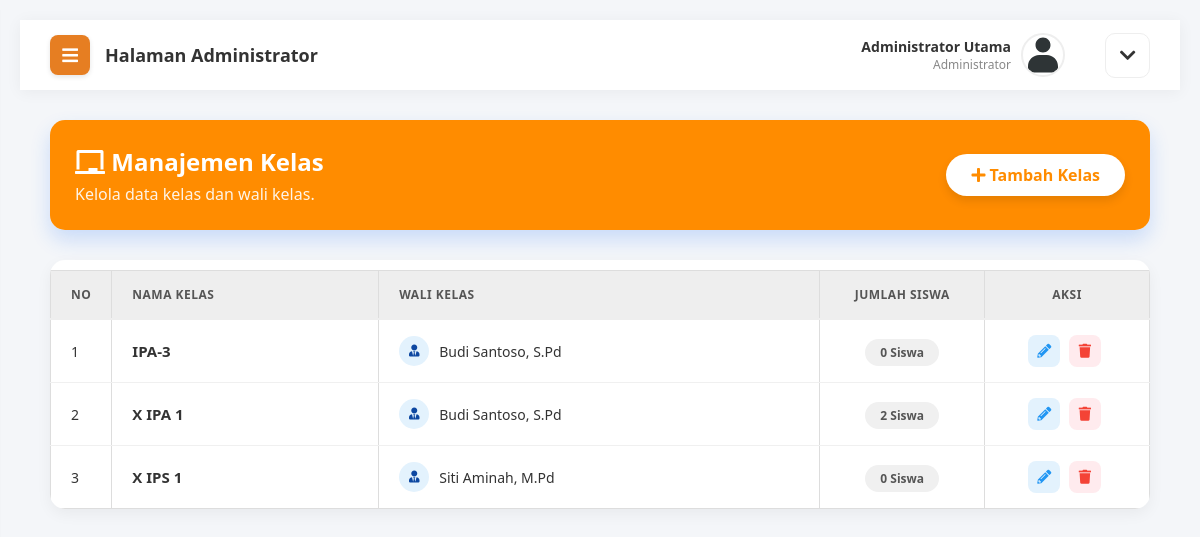
/admin/kelas.php (signed in), run on an earlier commit of the app's database.
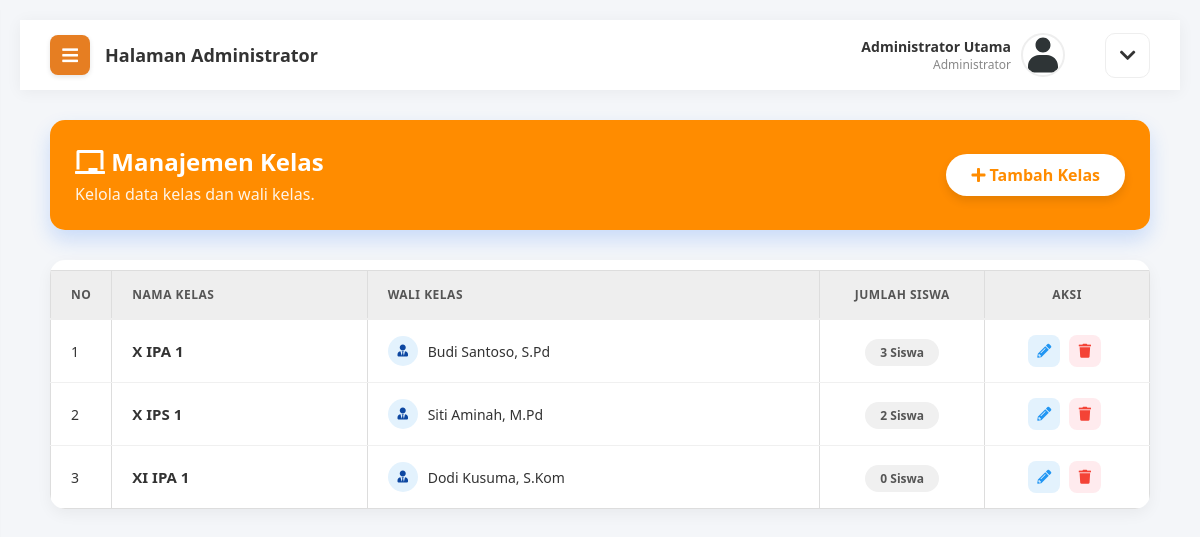
And on a later commit of the database.
### tables this page shows
CREATE TABLE `kelas` (
  `id_kelas` int(11) NOT NULL,
  `nama_kelas` varchar(20) NOT NULL,
  `wali_kelas_id` int(11) DEFAULT NULL
);

CREATE TABLE `users` (
  `id_user` int(11) NOT NULL,
  `username` varchar(50) NOT NULL,
  `password` varchar(255) NOT NULL,
  `nama_lengkap` varchar(100) NOT NULL,
  `email` varchar(100) DEFAULT NULL,
  `role` enum('admin','guru','siswa') NOT NULL,
  `foto_profil` varchar(255) DEFAULT 'default.jpg',
  `created_at` timestamp NOT NULL DEFAULT current_timestamp()
);

### admin/kelas.php (the view, shortened to what this page needs)
<?php include 'header.php'; ?>
<div class="welcome-banner" style="background: linear-gradient(to right, #FF8C00, #FF8C00); color: white; padding: 25px; border-radius: 15px; margin-bottom: 30px; box-shadow: 0 10px 20px rgba(37, 117, 252, 0.2); display: flex; justify-content: space-between; align-items: center;">
    <div>
        <h2 style="margin: 0; font-size: 24px;"><i class="fas fa-chalkboard"></i> Manajemen Kelas</h2>
        <p style="margin: 5px 0 0 0; opacity: 0.9;">Kelola data kelas dan wali kelas.</p>
    </div>
    <a href="kelas_tambah.php" class="btn-add" style="background: white; color: #FF8C00; padding: 10px 25px; border-radius: 30px; text-decoration: none; font-weight: bold; box-shadow: 0 5px 10px rgba(0,0,0,0.1); transition: 0.3s;">
        <i class="fas fa-plus"></i> Tambah Kelas
    </a>
</div>
<div class="table-responsive">
    <table class="table-modern">
        <thead>
            <tr>
                <th width="5%">No</th>
                <th>Nama Kelas</th>
                <th>Wali Kelas</th>
                <th width="15%" style="text-align: center;">Jumlah Siswa</th>
                <th width="15%" style="text-align: center;">Aksi</th>
            </tr>
        </thead>
        <tbody>
            <?php
            $no = 1;
            $query = "SELECT kelas.*, users.nama_lengkap
                      FROM kelas
                      LEFT JOIN users ON kelas.wali_kelas_id = users.id_user
                      ORDER BY kelas.nama_kelas ASC";
            $result = mysqli_query($koneksi, $query);
            while($d = mysqli_fetch_array($result)){
                $id_kelas = $d['id_kelas'];
                $q_jml = mysqli_query($koneksi, "SELECT COUNT(*) as total FROM siswa_detail WHERE kelas_id='$id_kelas'");
                $jml = mysqli_fetch_assoc($q_jml);
            ?>
            <tr>
                <td><?php echo $no++; ?></td>
                <td>
                    <span style="font-weight: 700; color: #333; font-size: 15px;"><?php echo $d['nama_kelas']; ?></span>
                </td>
                <td>
                    <?php if($d['nama_lengkap']) { ?>
                        <div style="display: flex; align-items: center; gap: 10px;">
                            <div style="width: 30px; height: 30px; background: #e3f2fd; color: #0d47a1; border-radius: 50%; display: flex; align-items: center; justify-content: center; font-size: 12px;">
                                <i class="fas fa-user-tie"></i>
                            </div>
                            <?php echo $d['nama_lengkap']; ?>
                        </div>
                    <?php } else { ?>
                        <span style="color: #999; font-style: italic;">Belum ditentukan</span>
                    <?php } ?>
                </td>
                <td style="text-align: center;">
                    <span style="background: #f0f0f0; padding: 5px 15px; border-radius: 20px; font-size: 12px; font-weight: bold; color: #555;">
                        <?php echo $jml['total']; ?> Siswa
                    </span>
                </td>
                <td style="text-align: center;">
                    <a href="kelas_edit.php?id=<?php echo $d['id_kelas']; ?>" class="btn-action-small btn-edit" title="Edit">
                        <i class="fas fa-pencil-alt"></i>
                    </a>
                    <a href="kelas_hapus.php?id=<?php echo $d['id_kelas']; ?>" onclick="return confirm('Hapus kelas ini? Data siswa di dalamnya akan kehilangan kelas.')" class="btn-action-small btn-delete" title="Hapus">
                        <i class="fas fa-trash"></i>
                    </a>
                </td>
            </tr>
            <?php } ?>
        </tbody>
    </table>
</div>
<?php include 'footer.php'; ?>

What changed in the data, as far as the page shows it:
removed kelas: nama_kelas "IPA-3", wali_kelas.nama_lengkap "Budi Santoso, S.Pd", total "0"
computed for kelas "X IPA 1": total "2" → "3"
computed for kelas "X IPS 1": total "0" → "2"
added kelas: nama_kelas "XI IPA 1", wali_kelas.nama_lengkap "Dodi Kusuma, S.Kom", total "0"
